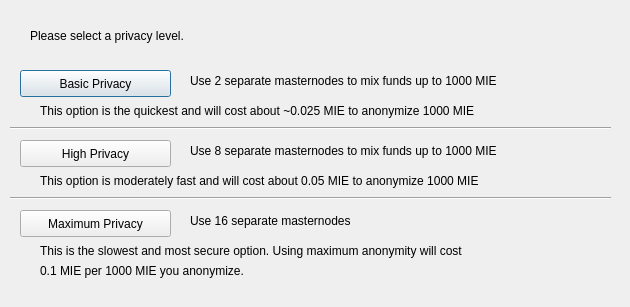
<?xml version="1.0" encoding="UTF-8"?>
<ui version="4.0">
 <class>DarksendConfig</class>
 <widget class="QDialog" name="DarksendConfig">
  <property name="geometry">
   <rect>
    <x>0</x>
    <y>0</y>
    <width>630</width>
    <height>307</height>
   </rect>
  </property>
  <property name="windowTitle">
   <string>Configure Darksend</string>
  </property>
  <widget class="QPushButton" name="buttonBasic">
   <property name="geometry">
    <rect>
     <x>20</x>
     <y>70</y>
     <width>151</width>
     <height>27</height>
    </rect>
   </property>
   <property name="text">
    <string>Basic Privacy</string>
   </property>
  </widget>
  <widget class="QPushButton" name="buttonHigh">
   <property name="geometry">
    <rect>
     <x>20</x>
     <y>140</y>
     <width>151</width>
     <height>27</height>
    </rect>
   </property>
   <property name="text">
    <string>High Privacy</string>
   </property>
  </widget>
  <widget class="QPushButton" name="buttonMax">
   <property name="geometry">
    <rect>
     <x>20</x>
     <y>210</y>
     <width>151</width>
     <height>27</height>
    </rect>
   </property>
   <property name="text">
    <string>Maximum Privacy</string>
   </property>
  </widget>
  <widget class="QLabel" name="label">
   <property name="geometry">
    <rect>
     <x>30</x>
     <y>20</y>
     <width>571</width>
     <height>31</height>
    </rect>
   </property>
   <property name="text">
    <string>Please select a privacy level.</string>
   </property>
  </widget>
  <widget class="QLabel" name="label_2">
   <property name="geometry">
    <rect>
     <x>190</x>
     <y>70</y>
     <width>421</width>
     <height>21</height>
    </rect>
   </property>
   <property name="text">
    <string>Use 2 separate masternodes to mix funds up to 1000 MIE</string>
   </property>
  </widget>
  <widget class="QLabel" name="label_3">
   <property name="geometry">
    <rect>
     <x>190</x>
     <y>140</y>
     <width>411</width>
     <height>21</height>
    </rect>
   </property>
   <property name="text">
    <string>Use 8 separate masternodes to mix funds up to 1000 MIE</string>
   </property>
  </widget>
  <widget class="QLabel" name="label_4">
   <property name="geometry">
    <rect>
     <x>190</x>
     <y>210</y>
     <width>421</width>
     <height>21</height>
    </rect>
   </property>
   <property name="text">
    <string>Use 16 separate masternodes</string>
   </property>
  </widget>
  <widget class="QLabel" name="label_6">
   <property name="geometry">
    <rect>
     <x>40</x>
     <y>100</y>
     <width>561</width>
     <height>21</height>
    </rect>
   </property>
   <property name="text">
    <string>This option is the quickest and will cost about ~0.025 MIE to anonymize 1000 MIE</string>
   </property>
  </widget>
  <widget class="QLabel" name="label_7">
   <property name="geometry">
    <rect>
     <x>40</x>
     <y>170</y>
     <width>561</width>
     <height>21</height>
    </rect>
   </property>
   <property name="text">
    <string>This option is moderately fast and will cost about 0.05 MIE to anonymize 1000 MIE</string>
   </property>
  </widget>
  <widget class="QLabel" name="label_8">
   <property name="geometry">
    <rect>
     <x>40</x>
     <y>240</y>
     <width>561</width>
     <height>21</height>
    </rect>
   </property>
   <property name="text">
    <string>This is the slowest and most secure option. Using maximum anonymity will cost</string>
   </property>
  </widget>
  <widget class="QLabel" name="label_9">
   <property name="geometry">
    <rect>
     <x>40</x>
     <y>260</y>
     <width>561</width>
     <height>21</height>
    </rect>
   </property>
   <property name="text">
    <string>0.1 MIE per 1000 MIE you anonymize.</string>
   </property>
  </widget>
  <widget class="Line" name="line">
   <property name="geometry">
    <rect>
     <x>10</x>
     <y>120</y>
     <width>601</width>
     <height>16</height>
    </rect>
   </property>
   <property name="orientation">
    <enum>Qt::Horizontal</enum>
   </property>
  </widget>
  <widget class="Line" name="line_2">
   <property name="geometry">
    <rect>
     <x>10</x>
     <y>190</y>
     <width>601</width>
     <height>16</height>
    </rect>
   </property>
   <property name="orientation">
    <enum>Qt::Horizontal</enum>
   </property>
  </widget>
 </widget>
 <resources/>
 <connections/>
</ui>
